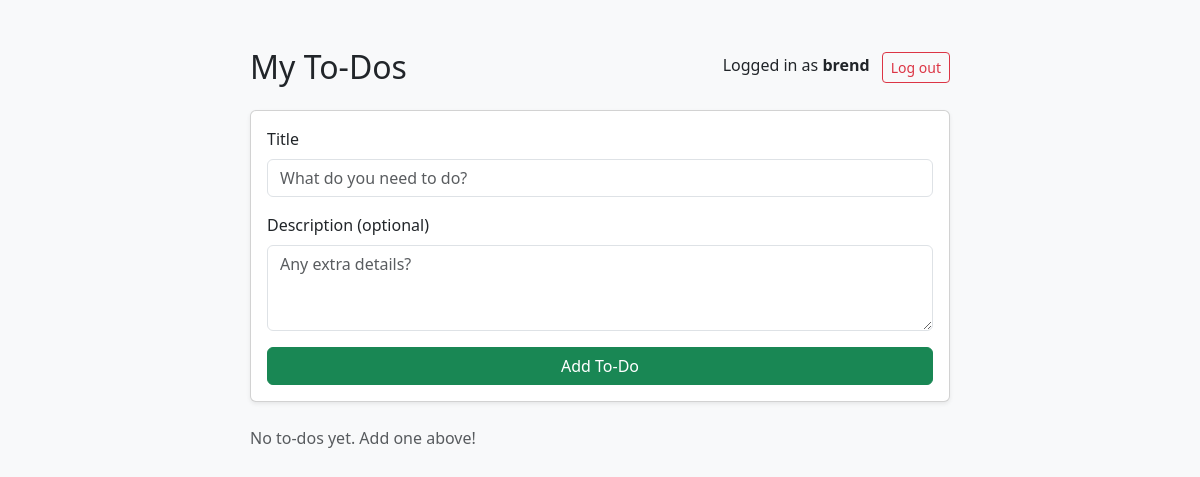
Page / (signed in) on the earlier database version.
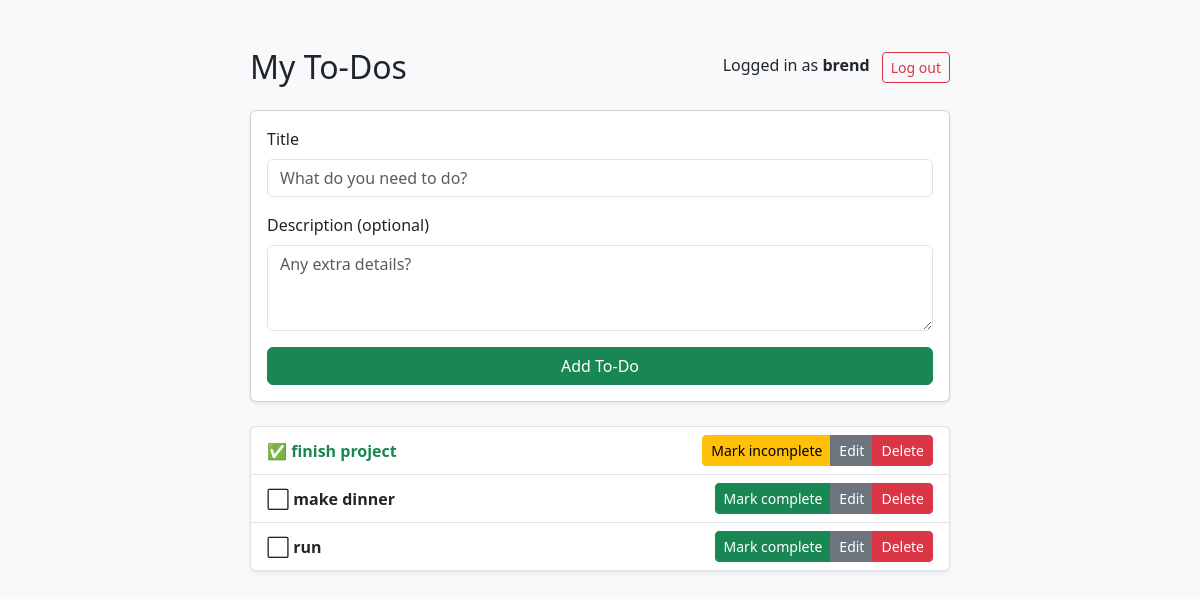
Same page on the later database version.
### todo/models.py (models this page shows, shortened)
class Todo(models.Model):
    user = models.ForeignKey(User, on_delete=models.CASCADE)  # ⬅ add this line
    title = models.CharField(max_length=200)
    description = models.TextField(blank=True)
    created_at = models.DateTimeField(auto_now_add=True)
    completed = models.BooleanField(default=False)

### todo/views.py (the view, shortened to what this page needs)
# urls.py: path("", views.todo_list, name="todo_list"),
@login_required
def todo_list(request):
    todos = Todo.objects.filter(user=request.user).order_by("-created_at")
    return render(request, "todo/todo_list.html", {"todos": todos})

### todo/templates/todo/todo_list.html (shortened to what this page needs)
<!DOCTYPE html>
<html lang="en">
<head>
    <link
      href="https://cdn.jsdelivr.net/npm/bootstrap@5.3.3/dist/css/bootstrap.min.css"
      rel="stylesheet">
</head>
<body class="bg-light">
<div class="container-fluid mt-5">
    <div class="mx-auto" style="max-width: 700px; width: 100%;">
        <div class="d-flex justify-content-between align-items-center mb-4">
            <h2 class="mb-0">My To-Dos</h2>
            {% if user.is_authenticated %}
                <div>
                    <span class="me-2">Logged in as <strong>{{ user.username }}</strong></span>
                    <form method="post" action="{% url 'logout' %}" style="display:inline;">
                        <button type="submit" class="btn btn-outline-danger btn-sm">
                            Log out
                        </button>
                    </form>
                </div>
            {% else %}
                <a href="{% url 'login' %}" class="btn btn-primary btn-sm">Log in</a>
            {% endif %}
        </div>
        <div class="card mb-4 shadow-sm">
            <div class="card-body">
                <form method="post">
                    <div class="mb-3">
                        <label for="id_title" class="form-label">Title</label>
                        <input id="id_title" type="text" name="title"
                               class="form-control" required
                               placeholder="What do you need to do?">
                    </div>
                    <div class="mb-3">
                        <label for="id_description" class="form-label">Description (optional)</label>
                        <textarea id="id_description" name="description"
                                  class="form-control" rows="3"
                                  placeholder="Any extra details?"></textarea>
                    </div>
                    <button type="submit" class="btn btn-success w-100">Add To-Do</button>
                </form>
            </div>
        </div>
        {% if todos %}
            <ul class="list-group shadow-sm">
            {% for item in todos %}
                <li class="list-group-item d-flex justify-content-between align-items-center">
                    <div>
                        {% if item.completed %}
                            <span class="text-success">✅ <strong>{{ item.title }}</strong></span>
                        {% else %}
                            <span>⬜ <strong>{{ item.title }}</strong></span>
                        {% endif %}
                    </div>
                    <div class="btn-group">
                        {% if item.completed %}
                            <a href="{% url 'todo_complete' item.id %}"
                               class="btn btn-warning btn-sm">
                                Mark incomplete
                            </a>
                        {% else %}
                            <a href="{% url 'todo_complete' item.id %}"
                               class="btn btn-success btn-sm">
                                Mark complete
                            </a>
                        {% endif %}
                        <a href="{% url 'todo_edit' item.id %}" class="btn btn-secondary btn-sm">
                            Edit
                        </a>
                        <a href="{% url 'todo_delete' item.id %}" class="btn btn-danger btn-sm">
                            Delete
                        </a>
                    </div>
                </li>
            {% endfor %}
            </ul>
        {% else %}
            <p class="text-muted mt-3">No to-dos yet. Add one above!</p>
        {% endif %}
    </div>
</div>
</body>
</html>

Differences in the rows shown:
added Todo: title "finish project", completed "Mark incomplete"
added Todo: title "make dinner", completed "Mark complete"
added Todo: title "run", completed "Mark complete"
Other differences:
text no longer shown: "No to-dos yet. Add one above!"
